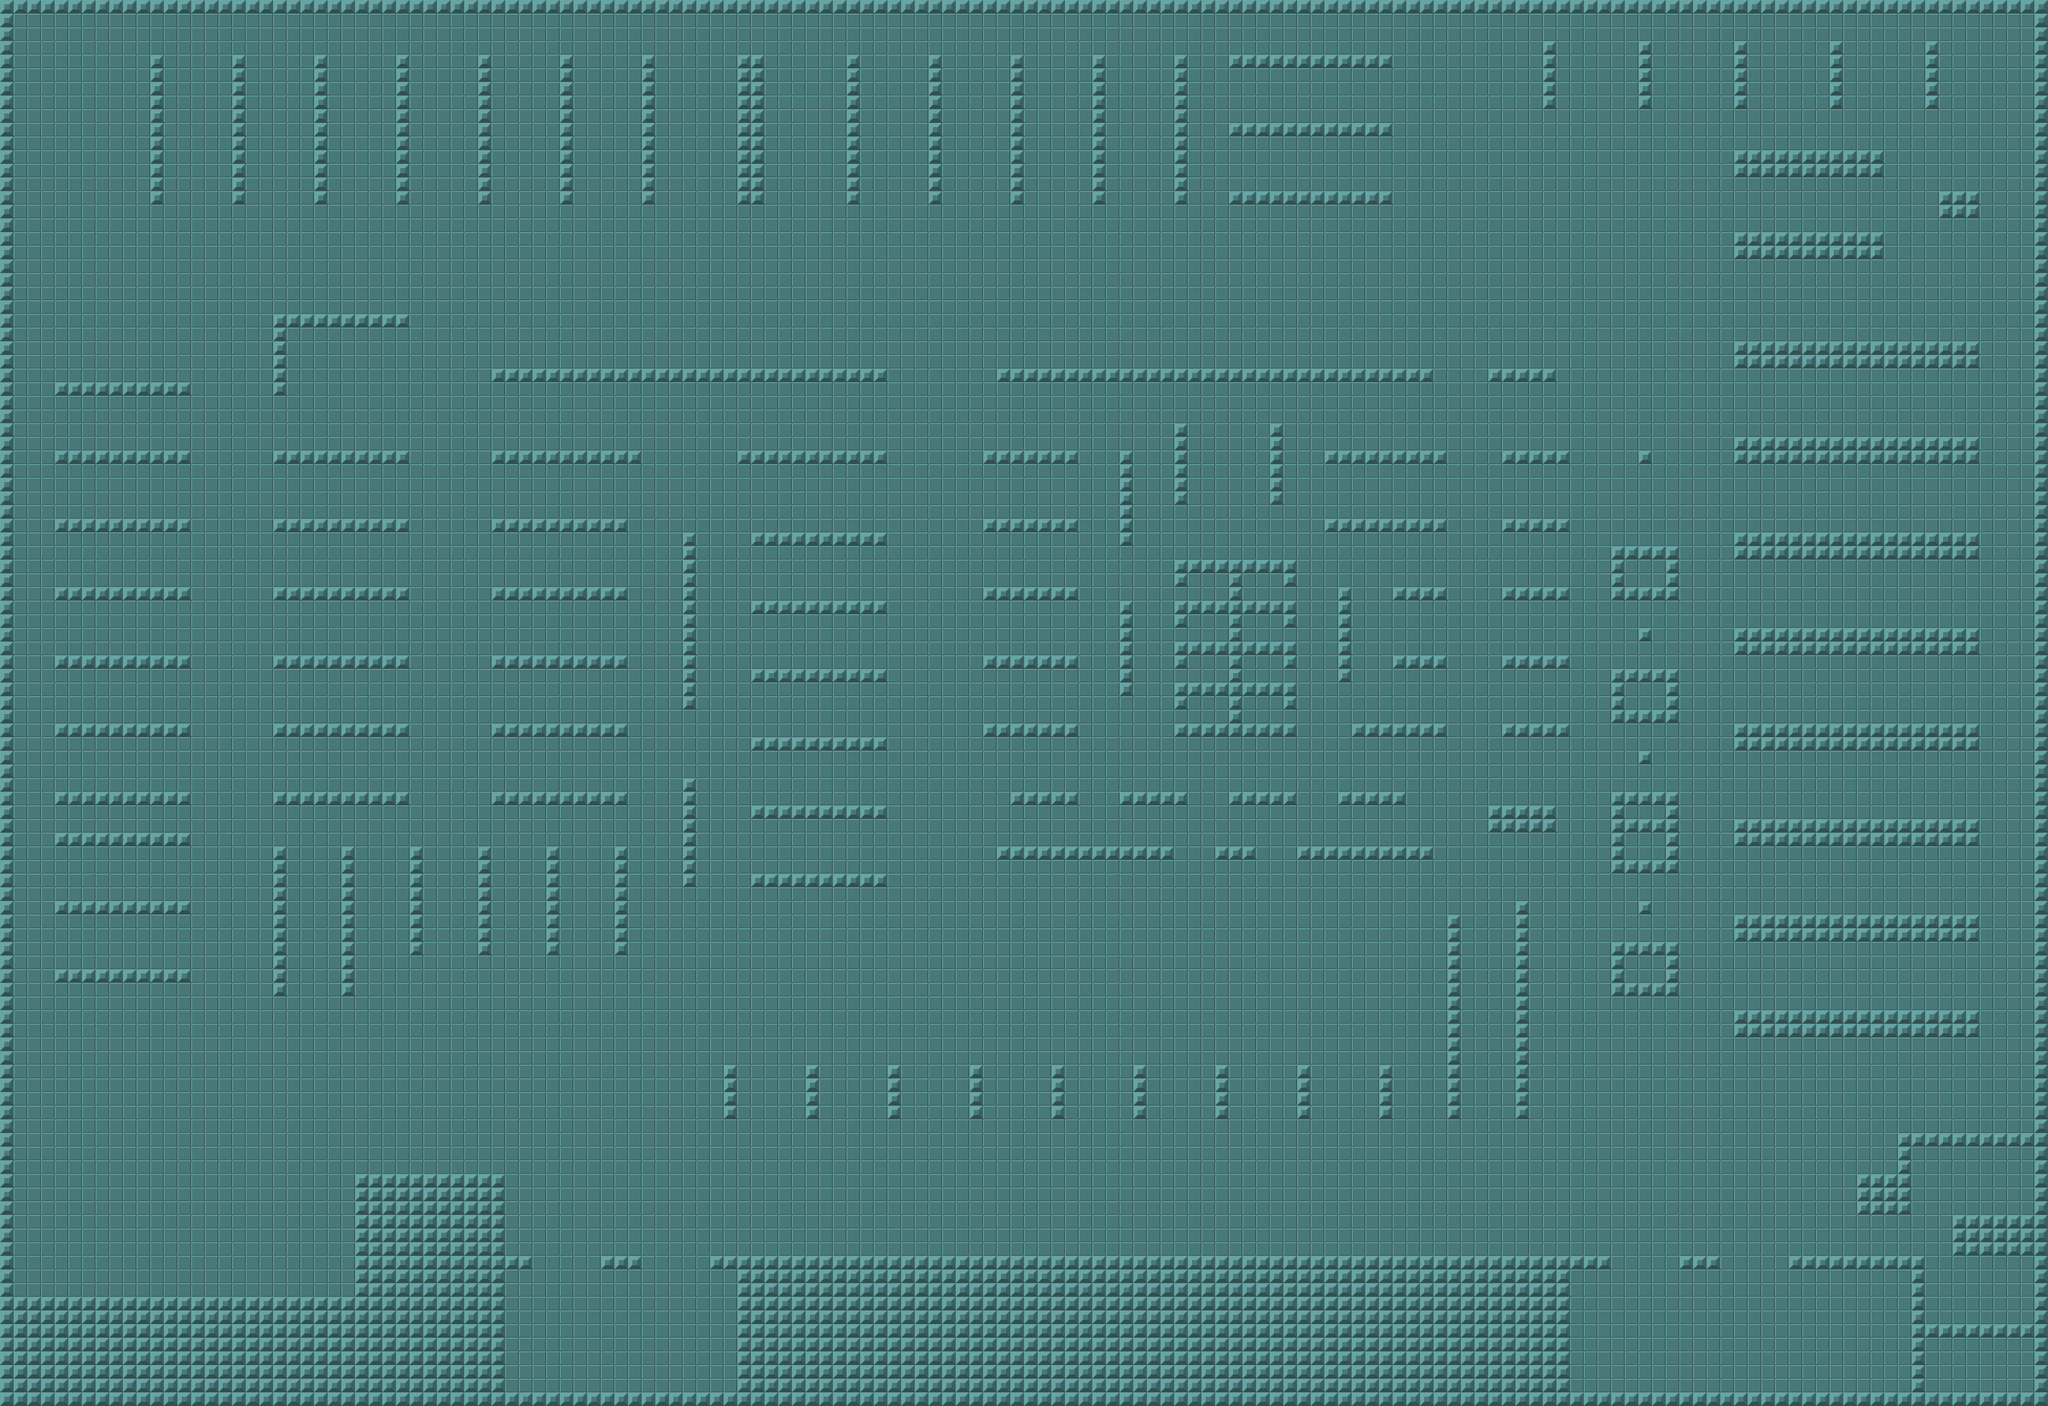

A level layout from a 2D game, rendered from its tile map. Below: a short description, then the map file with tile-grid data replaced by summaries:
An orthogonal 150x103 tile map with 32x32 px tiles, 1 tile layer (walls), 2 tilesets and 16 objects (13x pickups, 2x npc, player).

<map version="1.0" tiledversion="1.0.3" orientation="orthogonal" renderorder="right-down" width="150" height="103" tilewidth="32" tileheight="32" nextobjectid="66">
 <tileset firstgid="1" source="placeHolder.tsx" />
 <tileset firstgid="4" source="player.tsx" />
 <layer name="walls" width="150" height="103">
  <data>[15450 cells, 15450 non-empty, 2 distinct tile ids]</data>
 </layer>
 <objectgroup color="#0c0000" name="entities">
  <object id="17" name="player" type="player" gid="4" x="3828.2" y="3150.83" width="32" height="64" />
  <object id="29" name="NPC" type="npc" x="128" y="128" width="32" height="64" />
  <object id="34" name="NPC" type="npc" x="512" y="160" width="32" height="64" />
  <object id="36" name="pickups" type="pickups" x="320" y="352" width="32" height="128">
   <properties>
    <property name="itemType" value="appliance" />
   </properties>
  </object>
  <object id="39" name="pickups" type="pickups" x="504" y="304" width="32" height="128">
   <properties>
    <property name="itemType" value="appliance" />
   </properties>
  </object>
  <object id="52" name="pickups" type="pickups" x="288" y="928" width="38.6667" height="31.6667">
   <properties>
    <property name="itemType" value="appliance" />
   </properties>
  </object>
  <object id="53" name="pickups" type="pickups" x="288" y="1088" width="38.6667" height="31.6667">
   <properties>
    <property name="itemType" value="appliance" />
   </properties>
  </object>
  <object id="54" name="pickups" type="pickups" x="288" y="1248" width="38.6667" height="31.6667">
   <properties>
    <property name="itemType" value="appliance" />
   </properties>
  </object>
  <object id="55" name="pickups" type="pickups" x="288" y="1408" width="38.6667" height="31.6667">
   <properties>
    <property name="itemType" value="appliance" />
   </properties>
  </object>
  <object id="56" name="pickups" type="pickups" x="288" y="1568" width="38.6667" height="31.6667">
   <properties>
    <property name="itemType" value="appliance" />
   </properties>
  </object>
  <object id="57" name="pickups" type="pickups" x="288" y="1728" width="38.6667" height="31.6667">
   <properties>
    <property name="itemType" value="appliance" />
   </properties>
  </object>
  <object id="58" name="pickups" type="pickups" x="288" y="1888" width="38.6667" height="31.6667">
   <properties>
    <property name="itemType" value="appliance" />
   </properties>
  </object>
  <object id="59" name="pickups" type="pickups" x="288" y="2048" width="38.6667" height="31.6667">
   <properties>
    <property name="itemType" value="appliance" />
   </properties>
  </object>
  <object id="60" name="pickups" type="pickups" x="288" y="2208" width="38.6667" height="31.6667">
   <properties>
    <property name="itemType" value="appliance" />
   </properties>
  </object>
  <object id="61" name="pickups" type="pickups" x="288" y="2368" width="38.6667" height="31.6667">
   <properties>
    <property name="itemType" value="appliance" />
   </properties>
  </object>
  <object id="62" name="pickups" type="pickups" x="288" y="2528" width="38.6667" height="31.6667">
   <properties>
    <property name="itemType" value="appliance" />
   </properties>
  </object>
 </objectgroup>
</map>
